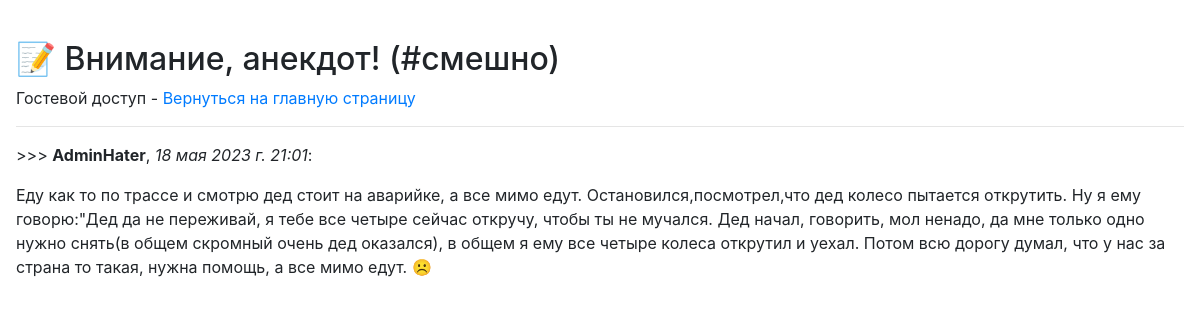
Page /27 on the committed database.
### blog/models.py (models this page shows, shortened)
class news (models.Model):
    objects = None
    title = models.CharField(max_length=255, verbose_name = "Заголовок")
    author = models.ForeignKey(User, null=True, verbose_name = "Автор", on_delete=models.CASCADE)
    tag = models.CharField(max_length=255, verbose_name = "Тэг")
    text = models.TextField(blank=True, verbose_name = "Текст")
    time_create = models.DateTimeField(auto_now_add=True, verbose_name = "Время")
    is_published = models.BooleanField(default=True, verbose_name = "Опубликовано")

### blog/views.py (the view)
# urls.py: path('<int:pk>', views.news_info, name='news_info'),
def news_info(request,pk):
    news_search = news.objects.filter(pk = pk)
    context = { 'ad' : news_search }
    return render(request,"news.html", context = context)

### blog/templates/news.html (shortened to what this page needs)
﻿<!DOCTYPE html>
<html>
<head>
    <link rel="stylesheet" href="https://stackpath.bootstrapcdn.com/bootstrap/4.1.3/css/bootstrap.min.css">
</head>
<body class="m-3">
    {% for ad in ad %}
    <h2>📝 {{ad.title}} (#{{ad.tag}})</h2>
    {% if request.user.is_authenticated %}
		<p>Ваш логин: {{ request.user }} -
        <a href="{% url 'home' %}">Вернуться на главную страницу</a></p>
	{% else %}
        <p>Гостевой доступ -
        <a href="{% url 'home' %}">Вернуться на главную страницу</a></p>
	{% endif %} <hr>
        <p>>>> <b>{{ad.author}}</b>, <i>{{ad.time_create}}</i>:</p> {{ad.text|linebreaksbr}}
    {% endfor %}
</body>
</html>

### rows in the picture
news: title "Внимание, анекдот!", tag "смешно", author "AdminHater", time_create "18 мая 2023 г. 21:01", text "Еду как то по трассе и смотрю дед стоит на аварийке, а все мимо едут. Остановился,посмотрел,что дед колесо пытается открутить. Ну я ему говорю:\"Дед да не переживай, я тебе все четыре сейчас откручу, чтобы ты не мучался. Дед начал, говорить, мол ненадо, да мне только одно нужно снять(в общем скромный очень дед оказался), в общем я ему все четыре колеса открутил и уехал. Потом всю дорогу думал, что у нас за страна то такая, нужна помощь, а все мимо едут. ☹"
